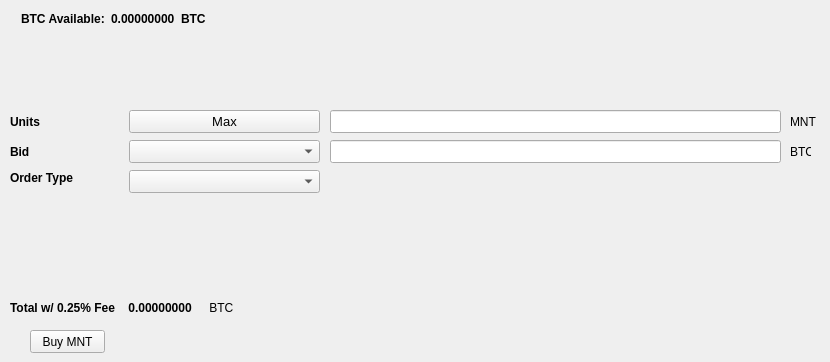
   <widget class="QWidget" name="BuyTab">
    <attribute name="title">
     <string>Buy</string>
    </attribute>
    <widget class="QPushButton" name="BuyMNT">
     <property name="geometry">
      <rect>
       <x>30</x>
       <y>330</y>
       <width>75</width>
       <height>23</height>
      </rect>
     </property>
     <property name="text">
      <string>Buy MNT</string>
     </property>
    </widget>
    <widget class="QLabel" name="label_3">
     <property name="geometry">
      <rect>
       <x>10</x>
       <y>110</y>
       <width>46</width>
       <height>23</height>
      </rect>
     </property>
     <property name="font">
      <font>
       <weight>75</weight>
       <bold>true</bold>
      </font>
     </property>
     <property name="text">
      <string>Units</string>
     </property>
    </widget>
    <widget class="QLineEdit" name="UnitsInput">
     <property name="geometry">
      <rect>
       <x>330</x>
       <y>110</y>
       <width>451</width>
       <height>23</height>
      </rect>
     </property>
     <property name="font">
      <font>
       <pointsize>9</pointsize>
       <weight>75</weight>
       <bold>true</bold>
      </font>
     </property>
    </widget>
    <widget class="QLineEdit" name="BuyBidPriceEdit">
     <property name="geometry">
      <rect>
       <x>330</x>
       <y>140</y>
       <width>451</width>
       <height>23</height>
      </rect>
     </property>
     <property name="font">
      <font>
       <pointsize>9</pointsize>
       <weight>75</weight>
       <bold>true</bold>
      </font>
     </property>
    </widget>
    <widget class="QLabel" name="label_4">
     <property name="geometry">
      <rect>
       <x>790</x>
       <y>110</y>
       <width>31</width>
       <height>23</height>
      </rect>
     </property>
     <property name="text">
      <string>MNT</string>
     </property>
    </widget>
    <widget class="QLabel" name="label_5">
     <property name="geometry">
      <rect>
       <x>790</x>
       <y>140</y>
       <width>21</width>
       <height>23</height>
      </rect>
     </property>
     <property name="text">
      <string>BTC</string>
     </property>
    </widget>
    <widget class="QLabel" name="label_6">
     <property name="geometry">
      <rect>
       <x>10</x>
       <y>140</y>
       <width>46</width>
       <height>23</height>
      </rect>
     </property>
     <property name="font">
      <font>
       <weight>75</weight>
       <bold>true</bold>
      </font>
     </property>
     <property name="text">
      <string>Bid</string>
     </property>
    </widget>
    <widget class="QLabel" name="label_7">
     <property name="geometry">
      <rect>
       <x>10</x>
       <y>170</y>
       <width>71</width>
       <height>16</height>
      </rect>
     </property>
     <property name="font">
      <font>
       <weight>75</weight>
       <bold>true</bold>
      </font>
     </property>
     <property name="text">
      <string>Order Type</string>
     </property>
    </widget>
    <widget class="QPushButton" name="Buy_Max_Amount">
     <property name="geometry">
      <rect>
       <x>129</x>
       <y>110</y>
       <width>191</width>
       <height>23</height>
      </rect>
     </property>
     <property name="font">
      <font>
       <pointsize>10</pointsize>
      </font>
     </property>
     <property name="text">
      <string>Max</string>
     </property>
    </widget>
    <widget class="QComboBox" name="BuyBidcomboBox">
     <property name="geometry">
      <rect>
       <x>129</x>
       <y>140</y>
       <width>191</width>
       <height>23</height>
      </rect>
     </property>
     <property name="font">
      <font>
       <pointsize>10</pointsize>
      </font>
     </property>
    </widget>
    <widget class="QComboBox" name="buyOrdertypeCombo">
     <property name="geometry">
      <rect>
       <x>129</x>
       <y>170</y>
       <width>191</width>
       <height>23</height>
      </rect>
     </property>
     <property name="font">
      <font>
       <pointsize>10</pointsize>
      </font>
     </property>
    </widget>
    <widget class="QWidget" name="layoutWidget">
     <property name="geometry">
      <rect>
       <x>21</x>
       <y>11</y>
       <width>221</width>
       <height>16</height>
      </rect>
     </property>
     <layout class="QHBoxLayout" name="horizontalLayout_3">
      <item>
       <widget class="QLabel" name="label232">
        <property name="font">
         <font>
          <weight>75</weight>
          <bold>true</bold>
         </font>
        </property>
        <property name="text">
         <string>BTC Available:</string>
        </property>
       </widget>
      </item>
      <item>
       <widget class="QLabel" name="BtcAvailableLbl">
        <property name="palette">
         <palette>
          <active>
           <colorrole role="WindowText">
            <brush brushstyle="SolidPattern">
             <color alpha="255">
              <red>0</red>
              <green>0</green>
              <blue>0</blue>
             </color>
            </brush>
           </colorrole>
           <colorrole role="Button">
            <brush brushstyle="SolidPattern">
             <color alpha="255">
              <red>0</red>
              <green>170</green>
              <blue>0</blue>
             </color>
            </brush>
           </colorrole>
           <colorrole role="Light">
            <brush brushstyle="SolidPattern">
             <color alpha="255">
              <red>0</red>
              <green>255</green>
              <blue>0</blue>
             </color>
            </brush>
           </colorrole>
           <colorrole role="Midlight">
            <brush brushstyle="SolidPattern">
             <color alpha="255">
              <red>0</red>
              <green>212</green>
              <blue>0</blue>
             </color>
            </brush>
           </colorrole>
           <colorrole role="Dark">
            <brush brushstyle="SolidPattern">
             <color alpha="255">
              <red>0</red>
              <green>85</green>
              <blue>0</blue>
             </color>
            </brush>
           </colorrole>
           <colorrole role="Mid">
            <brush brushstyle="SolidPattern">
             <color alpha="255">
              <red>0</red>
              <green>113</green>
              <blue>0</blue>
             </color>
            </brush>
           </colorrole>
           <colorrole role="Text">
            <brush brushstyle="SolidPattern">
             <color alpha="255">
              <red>0</red>
              <green>170</green>
              <blue>0</blue>
             </color>
            </brush>
           </colorrole>
           <colorrole role="BrightText">
            <brush brushstyle="SolidPattern">
             <color alpha="255">
              <red>255</red>
              <green>255</green>
              <blue>255</blue>
             </color>
            </brush>
           </colorrole>
           <colorrole role="ButtonText">
            <brush brushstyle="SolidPattern">
             <color alpha="255">
              <red>0</red>
              <green>0</green>
              <blue>0</blue>
             </color>
            </brush>
           </colorrole>
           <colorrole role="Base">
            <brush brushstyle="SolidPattern">
             <color alpha="255">
              <red>255</red>
              <green>255</green>
              <blue>255</blue>
             </color>
            </brush>
           </colorrole>
           <colorrole role="Window">
            <brush brushstyle="SolidPattern">
             <color alpha="255">
              <red>0</red>
              <green>170</green>
              <blue>0</blue>
             </color>
            </brush>
           </colorrole>
           <colorrole role="Shadow">
            <brush brushstyle="SolidPattern">
             <color alpha="255">
              <red>0</red>
              <green>0</green>
              <blue>0</blue>
             </color>
            </brush>
           </colorrole>
           <colorrole role="AlternateBase">
            <brush brushstyle="SolidPattern">
             <color alpha="255">
              <red>127</red>
              <green>212</green>
              <blue>127</blue>
             </color>
            </brush>
           </colorrole>
           <colorrole role="ToolTipBase">
            <brush brushstyle="SolidPattern">
             <color alpha="255">
              <red>255</red>
              <green>255</green>
              <blue>220</blue>
             </color>
            </brush>
           </colorrole>
           <colorrole role="ToolTipText">
            <brush brushstyle="SolidPattern">
             <color alpha="255">
              <red>0</red>
              <green>0</green>
              <blue>0</blue>
             </color>
            </brush>
           </colorrole>
          </active>
          <inactive>
           <colorrole role="WindowText">
            <brush brushstyle="SolidPattern">
             <color alpha="255">
              <red>0</red>
              <green>0</green>
              <blue>0</blue>
             </color>
            </brush>
           </colorrole>
           <colorrole role="Button">
            <brush brushstyle="SolidPattern">
             <color alpha="255">
              <red>0</red>
              <green>170</green>
              <blue>0</blue>
             </color>
            </brush>
           </colorrole>
           <colorrole role="Light">
            <brush brushstyle="SolidPattern">
             <color alpha="255">
              <red>0</red>
              <green>255</green>
              <blue>0</blue>
             </color>
            </brush>
           </colorrole>
           <colorrole role="Midlight">
            <brush brushstyle="SolidPattern">
             <color alpha="255">
              <red>0</red>
              <green>212</green>
              <blue>0</blue>
             </color>
            </brush>
           </colorrole>
           <colorrole role="Dark">
            <brush brushstyle="SolidPattern">
             <color alpha="255">
              <red>0</red>
              <green>85</green>
              <blue>0</blue>
             </color>
            </brush>
           </colorrole>
           <colorrole role="Mid">
            <brush brushstyle="SolidPattern">
             <color alpha="255">
              <red>0</red>
              <green>113</green>
              <blue>0</blue>
             </color>
            </brush>
           </colorrole>
           <colorrole role="Text">
            <brush brushstyle="SolidPattern">
             <color alpha="255">
              <red>0</red>
              <green>170</green>
              <blue>0</blue>
             </color>
            </brush>
           </colorrole>
           <colorrole role="BrightText">
            <brush brushstyle="SolidPattern">
             <color alpha="255">
              <red>255</red>
              <green>255</green>
              <blue>255</blue>
             </color>
            </brush>
           </colorrole>
           <colorrole role="ButtonText">
            <brush brushstyle="SolidPattern">
             <color alpha="255">
              <red>0</red>
              <green>0</green>
              <blue>0</blue>
             </color>
            </brush>
           </colorrole>
           <colorrole role="Base">
            <brush brushstyle="SolidPattern">
             <color alpha="255">
              <red>255</red>
              <green>255</green>
              <blue>255</blue>
             </color>
            </brush>
           </colorrole>
           <colorrole role="Window">
            <brush brushstyle="SolidPattern">
             <color alpha="255">
              <red>0</red>
              <green>170</green>
              <blue>0</blue>
             </color>
            </brush>
           </colorrole>
           <colorrole role="Shadow">
            <brush brushstyle="SolidPattern">
             <color alpha="255">
              <red>0</red>
              <green>0</green>
              <blue>0</blue>
             </color>
            </brush>
           </colorrole>
           <colorrole role="AlternateBase">
            <brush brushstyle="SolidPattern">
             <color alpha="255">
              <red>127</red>
              <green>212</green>
              <blue>127</blue>
             </color>
            </brush>
           </colorrole>
           <colorrole role="ToolTipBase">
            <brush brushstyle="SolidPattern">
             <color alpha="255">
              <red>255</red>
              <green>255</green>
              <blue>220</blue>
             </color>
            </brush>
           </colorrole>
           <colorrole role="ToolTipText">
            <brush brushstyle="SolidPattern">
             <color alpha="255">
              <red>0</red>
              <green>0</green>
              <blue>0</blue>
             </color>
            </brush>
           </colorrole>
          </inactive>
          <disabled>
           <colorrole role="WindowText">
            <brush brushstyle="SolidPattern">
             <color alpha="255">
              <red>0</red>
              <green>85</green>
              <blue>0</blue>
             </color>
            </brush>
           </colorrole>
           <colorrole role="Button">
            <brush brushstyle="SolidPattern">
             <color alpha="255">
              <red>0</red>
              <green>170</green>
              <blue>0</blue>
             </color>
            </brush>
           </colorrole>
           <colorrole role="Light">
            <brush brushstyle="SolidPattern">
             <color alpha="255">
              <red>0</red>
              <green>255</green>
              <blue>0</blue>
             </color>
            </brush>
           </colorrole>
           <colorrole role="Midlight">
            <brush brushstyle="SolidPattern">
             <color alpha="255">
              <red>0</red>
              <green>212</green>
              <blue>0</blue>
             </color>
            </brush>
           </colorrole>
           <colorrole role="Dark">
            <brush brushstyle="SolidPattern">
             <color alpha="255">
              <red>0</red>
              <green>85</green>
              <blue>0</blue>
             </color>
            </brush>
           </colorrole>
           <colorrole role="Mid">
            <brush brushstyle="SolidPattern">
             <color alpha="255">
              <red>0</red>
              <green>113</green>
              <blue>0</blue>
             </color>
            </brush>
           </colorrole>
           <colorrole role="Text">
            <brush brushstyle="SolidPattern">
             <color alpha="255">
              <red>0</red>
              <green>85</green>
              <blue>0</blue>
             </color>
            </brush>
           </colorrole>
           <colorrole role="BrightText">
            <brush brushstyle="SolidPattern">
             <color alpha="255">
              <red>255</red>
              <green>255</green>
              <blue>255</blue>
             </color>
            </brush>
           </colorrole>
           <colorrole role="ButtonText">
            <brush brushstyle="SolidPattern">
             <color alpha="255">
              <red>0</red>
              <green>85</green>
              <blue>0</blue>
             </color>
            </brush>
           </colorrole>
           <colorrole role="Base">
            <brush brushstyle="SolidPattern">
             <color alpha="255">
              <red>0</red>
              <green>170</green>
              <blue>0</blue>
             </color>
            </brush>
           </colorrole>
           <colorrole role="Window">
            <brush brushstyle="SolidPattern">
             <color alpha="255">
              <red>0</red>
              <green>170</green>
              <blue>0</blue>
             </color>
            </brush>
           </colorrole>
           <colorrole role="Shadow">
            <brush brushstyle="SolidPattern">
             <color alpha="255">
              <red>0</red>
              <green>0</green>
              <blue>0</blue>
             </color>
            </brush>
           </colorrole>
           <colorrole role="AlternateBase">
            <brush brushstyle="SolidPattern">
             <color alpha="255">
              <red>0</red>
              <green>170</green>
              <blue>0</blue>
             </color>
            </brush>
           </colorrole>
           <colorrole role="ToolTipBase">
            <brush brushstyle="SolidPattern">
             <color alpha="255">
              <red>255</red>
              <green>255</green>
              <blue>220</blue>
             </color>
            </brush>
           </colorrole>
           <colorrole role="ToolTipText">
            <brush brushstyle="SolidPattern">
             <color alpha="255">
              <red>0</red>
              <green>0</green>
              <blue>0</blue>
             </color>
            </brush>
           </colorrole>
          </disabled>
         </palette>
        </property>
        <property name="font">
         <font>
          <weight>75</weight>
          <bold>true</bold>
         </font>
        </property>
        <property name="text">
         <string>0.00000000</string>
        </property>
        <property name="textInteractionFlags">
         <set>Qt::LinksAccessibleByMouse|Qt::TextSelectableByKeyboard|Qt::TextSelectableByMouse</set>
        </property>
       </widget>
      </item>
      <item>
       <widget class="QLabel" name="BtcAvailableLbl_2">
        <property name="font">
         <font>
          <weight>75</weight>
          <bold>true</bold>
         </font>
        </property>
        <property name="text">
         <string>BTC</string>
        </property>
       </widget>
      </item>
     </layout>
    </widget>
    <widget class="QWidget" name="layoutWidget_2">
     <property name="geometry">
      <rect>
       <x>10</x>
       <y>300</y>
       <width>271</width>
       <height>16</height>
      </rect>
     </property>
     <layout class="QHBoxLayout" name="horizontalLayout_5">
      <item>
       <widget class="QLabel" name="label_23">
        <property name="font">
         <font>
          <weight>75</weight>
          <bold>true</bold>
         </font>
        </property>
        <property name="text">
         <string>Total w/ 0.25% Fee </string>
        </property>
       </widget>
      </item>
      <item>
       <widget class="QLabel" name="BuyCostLabel">
        <property name="palette">
         <palette>
          <active>
           <colorrole role="WindowText">
            <brush brushstyle="SolidPattern">
             <color alpha="255">
              <red>0</red>
              <green>0</green>
              <blue>0</blue>
             </color>
            </brush>
           </colorrole>
           <colorrole role="Button">
            <brush brushstyle="SolidPattern">
             <color alpha="255">
              <red>0</red>
              <green>170</green>
              <blue>0</blue>
             </color>
            </brush>
           </colorrole>
           <colorrole role="Light">
            <brush brushstyle="SolidPattern">
             <color alpha="255">
              <red>0</red>
              <green>255</green>
              <blue>0</blue>
             </color>
            </brush>
           </colorrole>
           <colorrole role="Midlight">
            <brush brushstyle="SolidPattern">
             <color alpha="255">
              <red>0</red>
              <green>212</green>
              <blue>0</blue>
             </color>
            </brush>
           </colorrole>
           <colorrole role="Dark">
            <brush brushstyle="SolidPattern">
             <color alpha="255">
              <red>0</red>
              <green>85</green>
              <blue>0</blue>
             </color>
            </brush>
           </colorrole>
           <colorrole role="Mid">
            <brush brushstyle="SolidPattern">
             <color alpha="255">
              <red>0</red>
              <green>113</green>
              <blue>0</blue>
             </color>
            </brush>
           </colorrole>
           <colorrole role="Text">
            <brush brushstyle="SolidPattern">
             <color alpha="255">
              <red>0</red>
              <green>170</green>
              <blue>0</blue>
             </color>
            </brush>
           </colorrole>
           <colorrole role="BrightText">
            <brush brushstyle="SolidPattern">
             <color alpha="255">
              <red>255</red>
              <green>255</green>
              <blue>255</blue>
             </color>
            </brush>
           </colorrole>
           <colorrole role="ButtonText">
            <brush brushstyle="SolidPattern">
             <color alpha="255">
              <red>0</red>
              <green>0</green>
              <blue>0</blue>
             </color>
            </brush>
           </colorrole>
           <colorrole role="Base">
            <brush brushstyle="SolidPattern">
             <color alpha="255">
              <red>255</red>
              <green>255</green>
              <blue>255</blue>
             </color>
            </brush>
           </colorrole>
           <colorrole role="Window">
            <brush brushstyle="SolidPattern">
             <color alpha="255">
              <red>0</red>
              <green>170</green>
              <blue>0</blue>
             </color>
            </brush>
           </colorrole>
           <colorrole role="Shadow">
            <brush brushstyle="SolidPattern">
             <color alpha="255">
              <red>0</red>
              <green>0</green>
              <blue>0</blue>
             </color>
            </brush>
           </colorrole>
           <colorrole role="AlternateBase">
            <brush brushstyle="SolidPattern">
             <color alpha="255">
              <red>127</red>
              <green>212</green>
              <blue>127</blue>
             </color>
            </brush>
           </colorrole>
           <colorrole role="ToolTipBase">
            <brush brushstyle="SolidPattern">
             <color alpha="255">
              <red>255</red>
              <green>255</green>
              <blue>220</blue>
             </color>
            </brush>
           </colorrole>
           <colorrole role="ToolTipText">
            <brush brushstyle="SolidPattern">
             <color alpha="255">
              <red>0</red>
              <green>0</green>
              <blue>0</blue>
             </color>
            </brush>
           </colorrole>
          </active>
          <inactive>
           <colorrole role="WindowText">
            <brush brushstyle="SolidPattern">
             <color alpha="255">
              <red>0</red>
              <green>0</green>
              <blue>0</blue>
             </color>
            </brush>
           </colorrole>
           <colorrole role="Button">
            <brush brushstyle="SolidPattern">
             <color alpha="255">
              <red>0</red>
              <green>170</green>
              <blue>0</blue>
             </color>
            </brush>
           </colorrole>
           <colorrole role="Light">
            <brush brushstyle="SolidPattern">
             <color alpha="255">
              <red>0</red>
              <green>255</green>
              <blue>0</blue>
             </color>
            </brush>
           </colorrole>
           <colorrole role="Midlight">
            <brush brushstyle="SolidPattern">
             <color alpha="255">
              <red>0</red>
              <green>212</green>
              <blue>0</blue>
             </color>
            </brush>
           </colorrole>
           <colorrole role="Dark">
            <brush brushstyle="SolidPattern">
             <color alpha="255">
              <red>0</red>
              <green>85</green>
              <blue>0</blue>
             </color>
            </brush>
           </colorrole>
           <colorrole role="Mid">
            <brush brushstyle="SolidPattern">
             <color alpha="255">
              <red>0</red>
              <green>113</green>
              <blue>0</blue>
             </color>
            </brush>
           </colorrole>
           <colorrole role="Text">
            <brush brushstyle="SolidPattern">
             <color alpha="255">
              <red>0</red>
              <green>170</green>
              <blue>0</blue>
             </color>
            </brush>
           </colorrole>
           <colorrole role="BrightText">
            <brush brushstyle="SolidPattern">
             <color alpha="255">
              <red>255</red>
              <green>255</green>
              <blue>255</blue>
             </color>
            </brush>
           </colorrole>
           <colorrole role="ButtonText">
            <brush brushstyle="SolidPattern">
             <color alpha="255">
              <red>0</red>
              <green>0</green>
              <blue>0</blue>
             </color>
            </brush>
           </colorrole>
           <colorrole role="Base">
            <brush brushstyle="SolidPattern">
             <color alpha="255">
              <red>255</red>
              <green>255</green>
              <blue>255</blue>
             </color>
            </brush>
           </colorrole>
           <colorrole role="Window">
            <brush brushstyle="SolidPattern">
             <color alpha="255">
              <red>0</red>
              <green>170</green>
              <blue>0</blue>
             </color>
            </brush>
           </colorrole>
           <colorrole role="Shadow">
            <brush brushstyle="SolidPattern">
             <color alpha="255">
              <red>0</red>
              <green>0</green>
              <blue>0</blue>
             </color>
            </brush>
           </colorrole>
           <colorrole role="AlternateBase">
            <brush brushstyle="SolidPattern">
             <color alpha="255">
              <red>127</red>
              <green>212</green>
              <blue>127</blue>
             </color>
            </brush>
           </colorrole>
           <colorrole role="ToolTipBase">
            <brush brushstyle="SolidPattern">
             <color alpha="255">
              <red>255</red>
              <green>255</green>
              <blue>220</blue>
             </color>
            </brush>
           </colorrole>
           <colorrole role="ToolTipText">
            <brush brushstyle="SolidPattern">
             <color alpha="255">
              <red>0</red>
              <green>0</green>
              <blue>0</blue>
             </color>
            </brush>
           </colorrole>
          </inactive>
          <disabled>
           <colorrole role="WindowText">
            <brush brushstyle="SolidPattern">
             <color alpha="255">
              <red>0</red>
              <green>85</green>
              <blue>0</blue>
             </color>
            </brush>
           </colorrole>
           <colorrole role="Button">
            <brush brushstyle="SolidPattern">
             <color alpha="255">
              <red>0</red>
              <green>170</green>
              <blue>0</blue>
             </color>
            </brush>
           </colorrole>
           <colorrole role="Light">
            <brush brushstyle="SolidPattern">
             <color alpha="255">
              <red>0</red>
              <green>255</green>
              <blue>0</blue>
             </color>
            </brush>
           </colorrole>
           <colorrole role="Midlight">
            <brush brushstyle="SolidPattern">
             <color alpha="255">
              <red>0</red>
              <green>212</green>
              <blue>0</blue>
             </color>
            </brush>
           </colorrole>
           <colorrole role="Dark">
            <brush brushstyle="SolidPattern">
             <color alpha="255">
              <red>0</red>
              <green>85</green>
              <blue>0</blue>
             </color>
            </brush>
           </colorrole>
           <colorrole role="Mid">
            <brush brushstyle="SolidPattern">
             <color alpha="255">
              <red>0</red>
              <green>113</green>
              <blue>0</blue>
             </color>
            </brush>
           </colorrole>
           <colorrole role="Text">
            <brush brushstyle="SolidPattern">
             <color alpha="255">
              <red>0</red>
              <green>85</green>
              <blue>0</blue>
             </color>
            </brush>
           </colorrole>
           <colorrole role="BrightText">
            <brush brushstyle="SolidPattern">
             <color alpha="255">
              <red>255</red>
              <green>255</green>
              <blue>255</blue>
             </color>
            </brush>
           </colorrole>
           <colorrole role="ButtonText">
            <brush brushstyle="SolidPattern">
             <color alpha="255">
              <red>0</red>
              <green>85</green>
              <blue>0</blue>
             </color>
            </brush>
           </colorrole>
           <colorrole role="Base">
            <brush brushstyle="SolidPattern">
             <color alpha="255">
              <red>0</red>
              <green>170</green>
              <blue>0</blue>
             </color>
            </brush>
           </colorrole>
           <colorrole role="Window">
            <brush brushstyle="SolidPattern">
             <color alpha="255">
              <red>0</red>
              <green>170</green>
              <blue>0</blue>
             </color>
            </brush>
           </colorrole>
           <colorrole role="Shadow">
            <brush brushstyle="SolidPattern">
             <color alpha="255">
              <red>0</red>
              <green>0</green>
              <blue>0</blue>
             </color>
            </brush>
           </colorrole>
           <colorrole role="AlternateBase">
            <brush brushstyle="SolidPattern">
             <color alpha="255">
              <red>0</red>
              <green>170</green>
              <blue>0</blue>
             </color>
            </brush>
           </colorrole>
           <colorrole role="ToolTipBase">
            <brush brushstyle="SolidPattern">
             <color alpha="255">
              <red>255</red>
              <green>255</green>
              <blue>220</blue>
             </color>
            </brush>
           </colorrole>
           <colorrole role="ToolTipText">
            <brush brushstyle="SolidPattern">
             <color alpha="255">
              <red>0</red>
              <green>0</green>
              <blue>0</blue>
             </color>
            </brush>
           </colorrole>
          </disabled>
         </palette>
        </property>
        <property name="font">
         <font>
          <weight>75</weight>
          <bold>true</bold>
         </font>
        </property>
        <property name="autoFillBackground">
         <bool>false</bool>
        </property>
        <property name="text">
         <string> 0.00000000</string>
        </property>
        <property name="textInteractionFlags">
         <set>Qt::LinksAccessibleByMouse|Qt::TextSelectableByMouse</set>
        </property>
       </widget>
      </item>
      <item>
       <widget class="QLabel" name="label_24">
        <property name="font">
         <font>
          <weight>50</weight>
          <bold>false</bold>
         </font>
        </property>
        <property name="text">
         <string> BTC</string>
        </property>
       </widget>
      </item>
     </layout>
    </widget>
   </widget>
